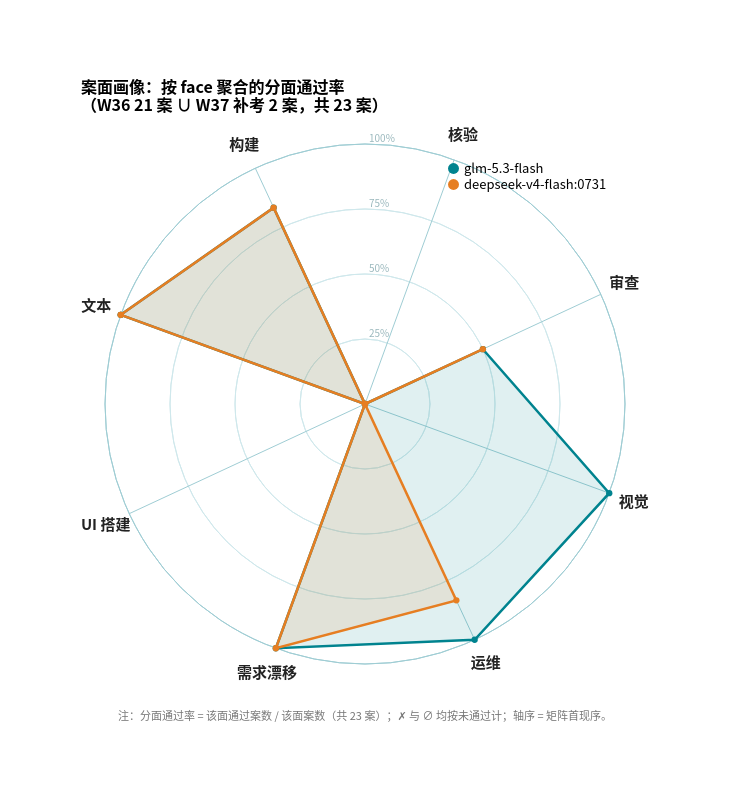

Vega-Lite specification for this chart:
### Vega specification from a JSON file in a GitHub repository (floating-point values rounded to 4 significant figures)
{"$schema": "https://vega.github.io/schema/vega/v5.json", "background": "white", "width": 520, "height": 520, "padding": 80, "title": {"text": ["案面画像：按 face 聚合的分面通过率", "（W36 21 案 ∪ W37 补考 2 案，共 23 案）"], "fontSize": 16, "anchor": "start", "offset": 14, "font": "Noto Sans CJK SC", "subtitleFont": "Noto Sans CJK SC"}, "signals": [{"name": "radius", "update": "width / 2"}], "data": [{"name": "table", "values": [{"key": "文本", "category": "glm-5.3-flash", "value": 1.0}, {"key": "构建", "category": "glm-5.3-flash", "value": 0.833}, {"key": "核验", "category": "glm-5.3-flash", "value": 0.0}, {"key": "审查", "category": "glm-5.3-flash", "value": 0.5}, {"key": "视觉", "category": "glm-5.3-flash", "value": 1.0}, {"key": "运维", "category": "glm-5.3-flash", "value": 1.0}, {"key": "需求漂移", "category": "glm-5.3-flash", "value": 1.0}, {"key": "UI 搭建", "category": "glm-5.3-flash", "value": 0.0}, {"key": "文本", "category": "glm-5.3-flash", "value": 1.0, "close": true}, {"key": "文本", "category": "deepseek-v4-flash:0731", "value": 1.0}, {"key": "构建", "category": "deepseek-v4-flash:0731", "value": 0.833}, {"key": "核验", "category": "deepseek-v4-flash:0731", "value": 0.0}, {"key": "审查", "category": "deepseek-v4-flash:0731", "value": 0.5}, {"key": "视觉", "category": "deepseek-v4-flash:0731", "value": 0.0}, {"key": "运维", "category": "deepseek-v4-flash:0731", "value": 0.833}, {"key": "需求漂移", "category": "deepseek-v4-flash:0731", "value": 1.0}, {"key": "UI 搭建", "category": "deepseek-v4-flash:0731", "value": 0.0}, {"key": "文本", "category": "deepseek-v4-flash:0731", "value": 1.0, "close": true}]}, {"name": "keys", "values": ["文本", "构建", "核验", "审查", "视觉", "运维", "需求漂移", "UI 搭建"]}, {"name": "ticks", "values": [{"f": 0.25}, {"f": 0.5}, {"f": 0.75}, {"f": 1.0}]}], "scales": [{"name": "angular", "type": "point", "domain": {"data": "keys", "field": "data"}, "range": {"signal": "[-PI + 0.35, PI + 0.35 - 2 * PI / 8]"}}, {"name": "radial", "type": "linear", "domain": [0, 1], "range": {"signal": "[0, radius]"}, "zero": true, "nice": false}, {"name": "color", "type": "ordinal", "domain": ["glm-5.3-flash", "deepseek-v4-flash:0731"], "range": ["#00838F", "#E67E22"]}], "legends": [{"fill": "color", "orient": "top-right", "title": null, "labelFontSize": 13, "symbolSize": 120, "labelLimit": 0, "labelFont": "Noto Sans CJK SC"}], "marks": [{"type": "arc", "encode": {"enter": {"x": {"signal": "0.5 * width"}, "y": {"signal": "0.5 * height"}, "startAngle": {"value": 0}, "endAngle": {"signal": "2 * PI"}, "innerRadius": {"signal": "0.25 * radius"}, "outerRadius": {"signal": "0.25 * radius"}, "stroke": {"value": "#cfe8ec"}, "strokeWidth": {"value": 1}}}}, {"type": "arc", "encode": {"enter": {"x": {"signal": "0.5 * width"}, "y": {"signal": "0.5 * height"}, "startAngle": {"value": 0}, "endAngle": {"signal": "2 * PI"}, "innerRadius": {"signal": "0.5 * radius"}, "outerRadius": {"signal": "0.5 * radius"}, "stroke": {"value": "#cfe8ec"}, "strokeWidth": {"value": 1}}}}, {"type": "arc", "encode": {"enter": {"x": {"signal": "0.5 * width"}, "y": {"signal": "0.5 * height"}, "startAngle": {"value": 0}, "endAngle": {"signal": "2 * PI"}, "innerRadius": {"signal": "0.75 * radius"}, "outerRadius": {"signal": "0.75 * radius"}, "stroke": {"value": "#cfe8ec"}, "strokeWidth": {"value": 1}}}}, {"type": "arc", "encode": {"enter": {"x": {"signal": "0.5 * width"}, "y": {"signal": "0.5 * height"}, "startAngle": {"value": 0}, "endAngle": {"signal": "2 * PI"}, "innerRadius": {"signal": "1.0 * radius"}, "outerRadius": {"signal": "1.0 * radius"}, "stroke": {"value": "#9fcdd4"}, "strokeWidth": {"value": 1}}}}, {"type": "text", "from": {"data": "ticks"}, "encode": {"enter": {"x": {"signal": "0.5 * width + 4"}, "y": {"signal": "0.5 * height - datum.f * radius"}, "text": {"signal": "format(datum.f, '.0%')"}, "fontSize": {"value": 10}, "fill": {"value": "#9ab8bd"}, "align": {"value": "left"}, "baseline": {"value": "bottom"}, "font": {"value": "Noto Sans CJK SC"}}}}, {"type": "rule", "from": {"data": "keys"}, "encode": {"enter": {"x": {"signal": "0.5 * width"}, "y": {"signal": "0.5 * height"}, "x2": {"signal": "0.5 * width + radius * cos(scale('angular', datum.data))"}, "y2": {"signal": "0.5 * height + radius * sin(scale('angular', datum.data))"}, "stroke": {"value": "#9fcdd4"}, "strokeWidth": {"value": 1}}}}, {"type": "text", "from": {"data": "keys"}, "encode": {"enter": {"x": {"signal": "0.5 * width + (radius + 26) * cos(scale('angular', datum.data))"}, "y": {"signal": "0.5 * height + (radius + 26) * sin(scale('angular', datum.data))"}, "text": {"field": "data"}, "fontSize": {"value": 15}, "fontWeight": {"value": "bold"}, "align": {"value": "center"}, "baseline": {"value": "middle"}, "fill": {"value": "#222"}, "font": {"value": "Noto Sans CJK SC"}}}}, {"type": "group", "from": {"facet": {"name": "cats", "data": "table", "groupby": "category"}}, "marks": [{"type": "line", "from": {"data": "cats"}, "encode": {"enter": {"x": {"signal": "0.5 * width + scale('radial', datum.value) * cos(scale('angular', datum.key))"}, "y": {"signal": "0.5 * height + scale('radial', datum.value) * sin(scale('angular', datum.key))"}, "stroke": {"scale": "color", "field": {"parent": "category"}}, "strokeWidth": {"value": 2.5}, "fill": {"scale": "color", "field": {"parent": "category"}}, "fillOpacity": {"value": 0.12}}}}, {"type": "symbol", "from": {"data": "cats"}, "encode": {"enter": {"x": {"signal": "0.5 * width + scale('radial', datum.value) * cos(scale('angular', datum.key))"}, "y": {"signal": "0.5 * height + scale('radial', datum.value) * sin(scale('angular', datum.key))"}, "size": {"value": 40}, "fill": {"scale": "color", "field": {"parent": "category"}}}}}]}, {"type": "text", "encode": {"enter": {"x": {"signal": "0.5 * width"}, "y": {"signal": "height + 56"}, "text": {"value": "注：分面通过率 = 该面通过案数 / 该面案数（共 23 案）；✗ 与 ∅ 均按未通过计；轴序 = 矩阵首现序。"}, "fontSize": {"value": 11}, "fill": {"value": "#777"}, "align": {"value": "center"}, "font": {"value": "Noto Sans CJK SC"}}}}]}
